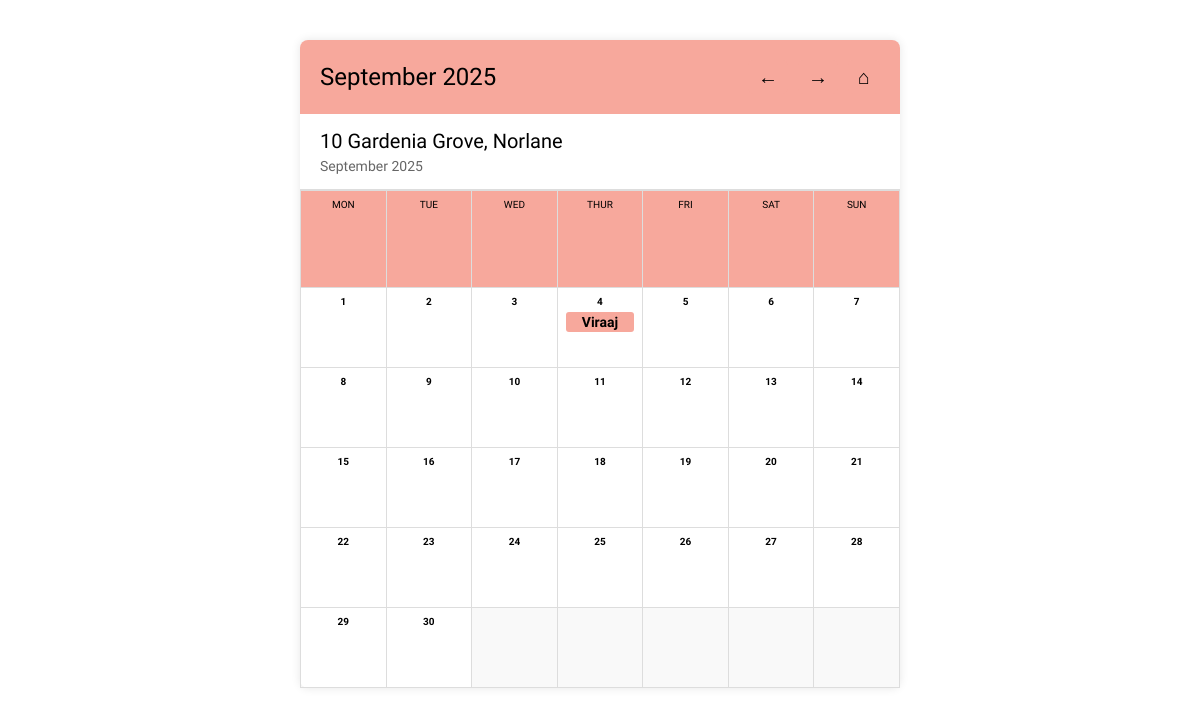
/calendar (signed in), run on an earlier commit of the app's database.
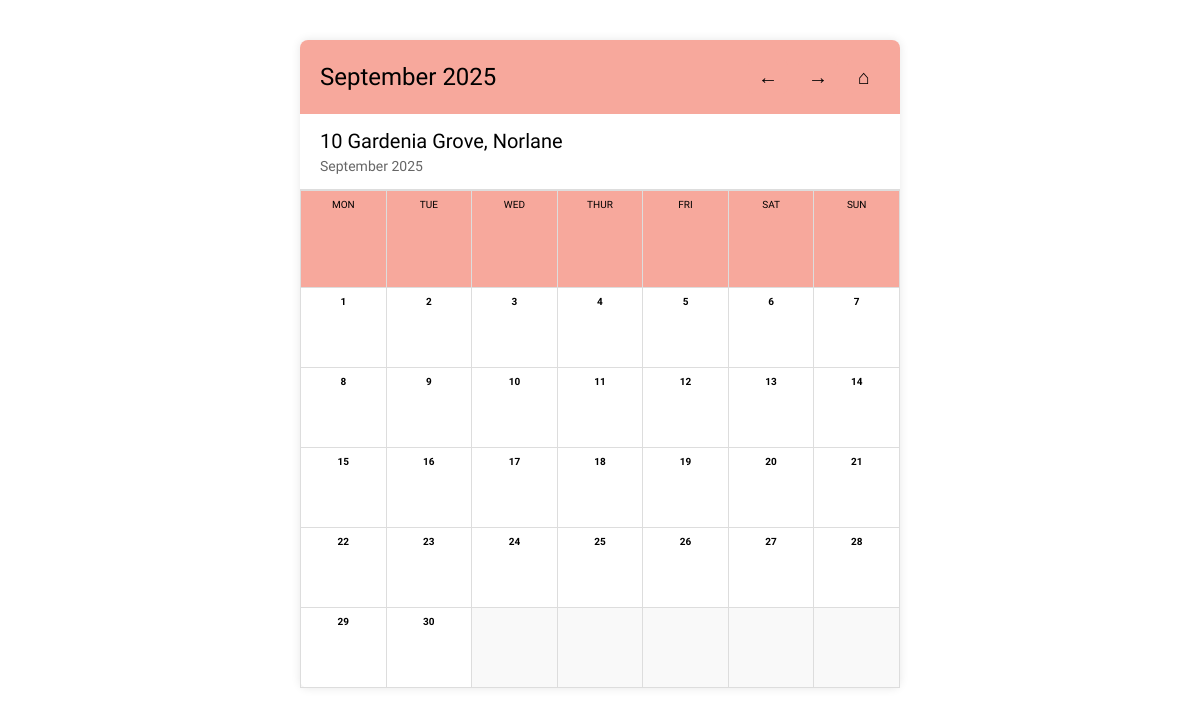
And on a later commit of the database.
### tables this page shows
CREATE TABLE bookings (
                    id INTEGER PRIMARY KEY AUTOINCREMENT,
                    client_name TEXT,
                    date TEXT,
                    time TEXT,
                    location TEXT,
                    cleaner TEXT
                );

### app.py (the view)
@app.route('/calendar')
def calendar():
    if session.get('role') in ['owner', 'cleaner']:
        month = request.args.get('month', default=None, type=int)
        year = request.args.get('year', default=None, type=int)
        today = datetime.today().date()
        if not month or not year:
            month = today.month
            year = today.year
        conn = get_db()
        c = conn.cursor()
        if session.get('role') == 'owner':
            c.execute("SELECT id, date, client_name FROM bookings")
        else:
            c.execute("SELECT id, date, client_name FROM bookings WHERE cleaner=?", (session['username'],))
        bookings = c.fetchall()
        bookings_by_date = {}
        bookings_by_id = {}
        for booking_id, date_str, client_name in bookings:
            if date_str not in bookings_by_date:
                bookings_by_date[date_str] = []
            bookings_by_date[date_str].append(client_name)
            bookings_by_id[booking_id] = (date_str, client_name)
        first_weekday, num_days = monthrange(year, month)
        weeks = []
        week = [None]*first_weekday
        day = 1
        while day <= num_days:
            week.append(day)
            if len(week) == 7:
                weeks.append(week)
                week = []
            day += 1
        if week:
            while len(week) < 7:
                week.append(None)
            weeks.append(week)
        month_name_str = month_name[month]
        if session.get('role') == 'owner':
            return render_template('owner_calendar.html', username=session['username'], role=session['role'],
                                   bookings=bookings_by_date, weeks=weeks, month=month, year=year, month_name=month_name_str)
        else:
            return render_template('cleaner_calendar.html', username=session['username'], role=session['role'],
                                   bookings=bookings_by_date, weeks=weeks, month=month, year=year, month_name=month_name_str)
    return redirect(url_for('home'))

### app.py (called while the page is built)
def get_db():
    if '_database' not in g:
        g._database = sqlite3.connect(DATABASE, check_same_thread=False)
    return g._database

@app.teardown_appcontext
def close_connection(exception):
    db = g.pop('_database', None)
    if db is not None:
        db.close()

### templates/owner_calendar.html (shortened to what this page needs)
<!DOCTYPE html>
<html lang="en">
<head>
    <link rel="stylesheet" href="/static/owner_calendar.css" />
</head>
<body>
    <div class="calendar-container">
        <header class="calendar-header">
            <h1>{{ month_name }} {{ year }}</h1>
            <div class="nav-buttons">
                <a href="{{ url_for('calendar', month=month-1 if month > 1 else 12, year=year if month > 1 else year-1) }}" title="Previous Month">&#8592;</a>
                <a href="{{ url_for('calendar', month=month+1 if month < 12 else 1, year=year if month < 12 else year+1) }}" title="Next Month">&#8594;</a>
                <a href="{{ url_for('owner_dashboard') }}" title="Home">&#8962;</a>
            </div>
        </header>
        <section class="user-info">
            <p class="address">10 Gardenia Grove, Norlane</p>
            <p class="date">{{ month_name }} {{ year }}</p>
        </section>
        <table class="calendar-grid" style="width: 100%; border-collapse: collapse;">
            <thead>
                <tr>
                    <th>MON</th>
                    <th>TUE</th>
                    <th>WED</th>
                    <th>THUR</th>
                    <th>FRI</th>
                    <th>SAT</th>
                    <th>SUN</th>
                </tr>
            </thead>
            <tbody>
                {% for week in weeks %}
                <tr>
                    {% for day in week %}
                    {% if day %}
                    <td class="day">
                        <div class="day-number">{{ day }}</div>
                        {% set date_str = "{:04d}-{:02d}-{:02d}".format(year, month, day) %}
                        {% if bookings and bookings.get(date_str) %}
                            {% for booking in bookings[date_str] %}
                            <div class="booking">{{ booking }}</div>
                            {% endfor %}
                        {% endif %}
                    </td>
                    {% else %}
                    <td class="day empty-day"></td>
                    {% endif %}
                    {% endfor %}
                </tr>
                {% endfor %}
            </tbody>
        </table>
    </div>
</body>
</html>

What changed in the data, as far as the page shows it:
removed bookings: client_name "Viraaj"
